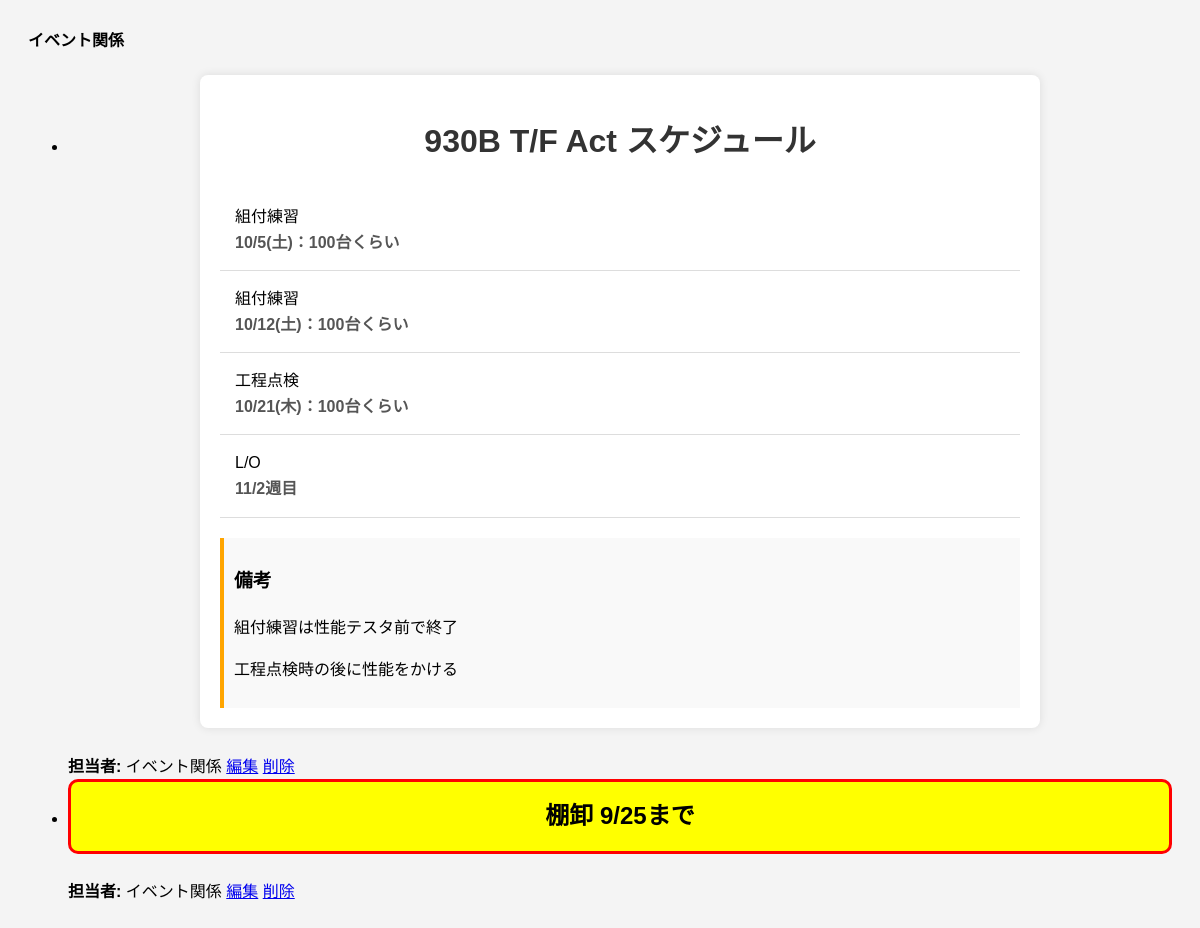
Screenshot of /person_tasks/2 with the database file from the repository.
### app.py (models this page shows)
class Person(db.Model):
    id = db.Column(db.Integer, primary_key=True)
    name = db.Column(db.String(50), nullable=False, unique=True)
    order = db.Column(db.Integer, nullable=False, default=0)  # 追加
    tasks = db.relationship('Task', backref='person', lazy=True, order_by='Task.priority')

class Task(db.Model):
    id = db.Column(db.Integer, primary_key=True)
    content = db.Column(db.Text, nullable=False)
    priority = db.Column(db.Integer, nullable=False)
    person_id = db.Column(db.Integer, db.ForeignKey('person.id'), nullable=True)

### app.py (the view)
@app.route('/person_tasks/<int:person_id>')
def person_tasks(person_id):
    person = Person.query.get_or_404(person_id)
    tasks = Task.query.filter_by(person_id=person_id).order_by(Task.priority).all()
    return render_template('task_list.html', tasks=tasks, person_name=person.name)

### templates/task_list.html (shortened to what this page needs)
<div class="card mt-3">
    <div class="card-body">
        <h4 id="task-title" class="card-title">{{ person_name if person_name else "タスク一覧" }}</h4>
        <ul id="task-list" class="list-group mt-3">
            {% for task in tasks %}
            <li class="list-group-item" data-task-id="{{ task.id }}">
                {{ task.content | safe }}
                {% if task.person %}
                <br><strong>担当者:</strong> {{ task.person.name }}
                {% else %}
                <br><strong>担当者:</strong> 未割り当て
                {% endif %}
                <a href="/edit/{{ task.id }}" class="btn btn-sm btn-info float-right">編集</a>
                <a href="/delete/{{ task.id }}" class="btn btn-sm btn-danger float-right mr-2" onclick="return confirm('本当に削除しますか？');">削除</a>
            </li>
            {% endfor %}
        </ul>
    </div>
</div>

### rows the page displays
Person: name "イベント関係"
Task: content "930B T/F Act スケジュール 組付練習 10/5(土)：100台くらい 組付練習 10/12(土)：100台くらい 工程点検 10/21(木)：100台くらい L/O 11/2週目 備考 組付練習は性能テスタ前で終了 工程点検時の後に性能をかける", person.name "イベント関係"
Task: content "棚卸 9/25まで", person.name "イベント関係"
